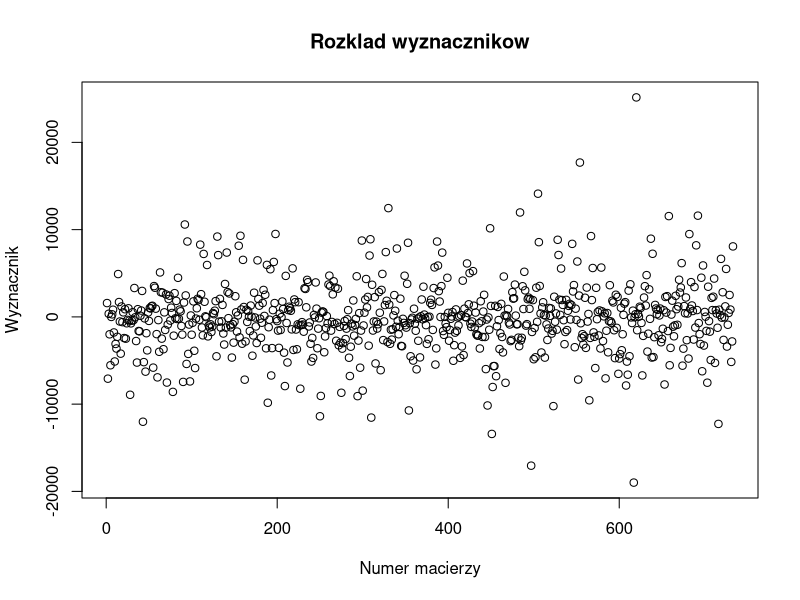
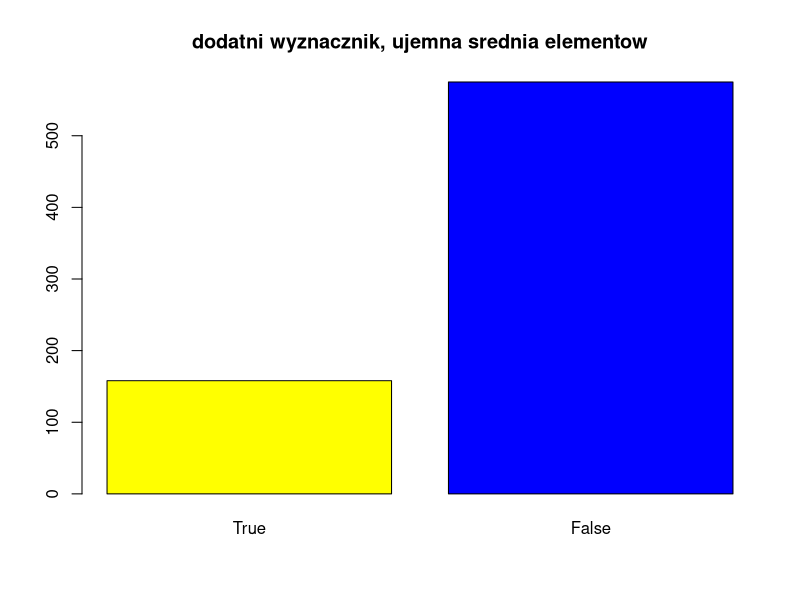
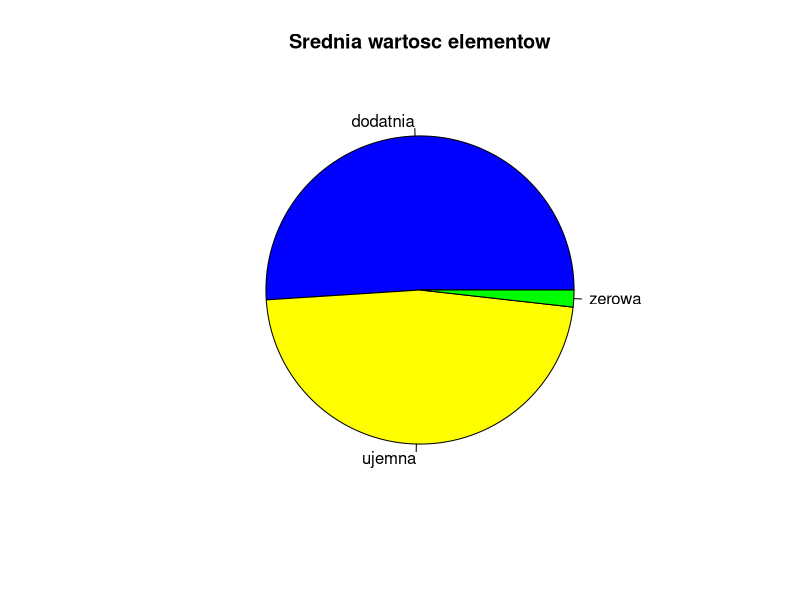
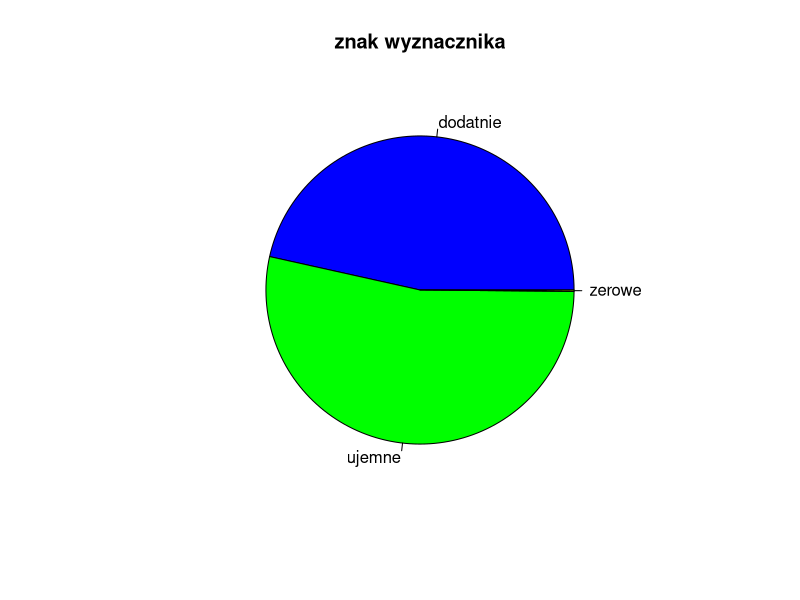
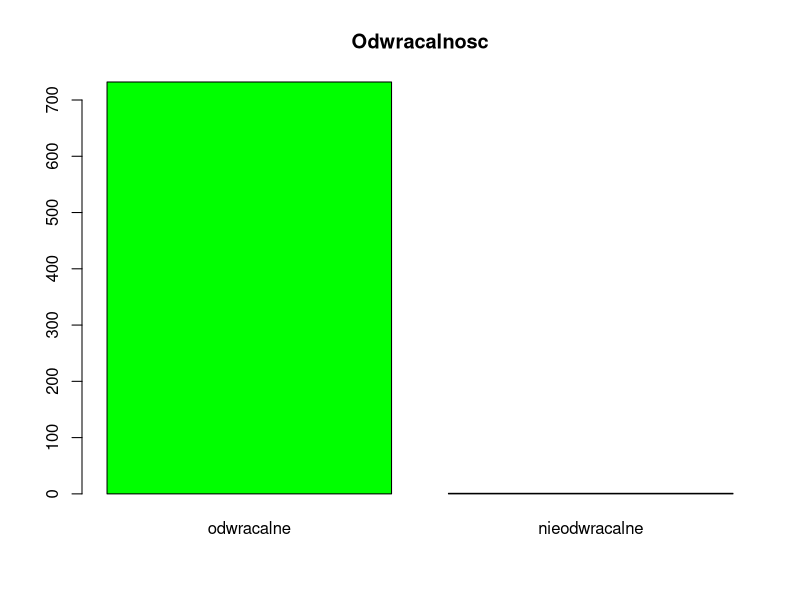
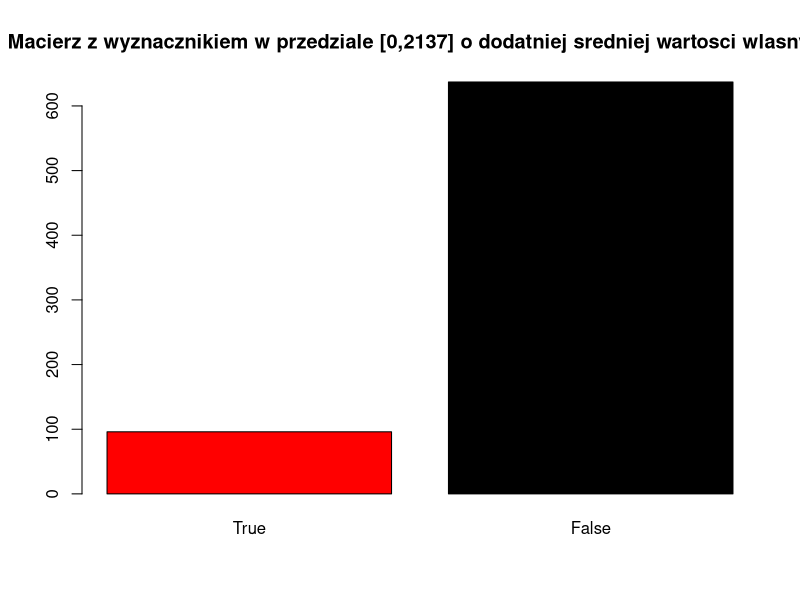
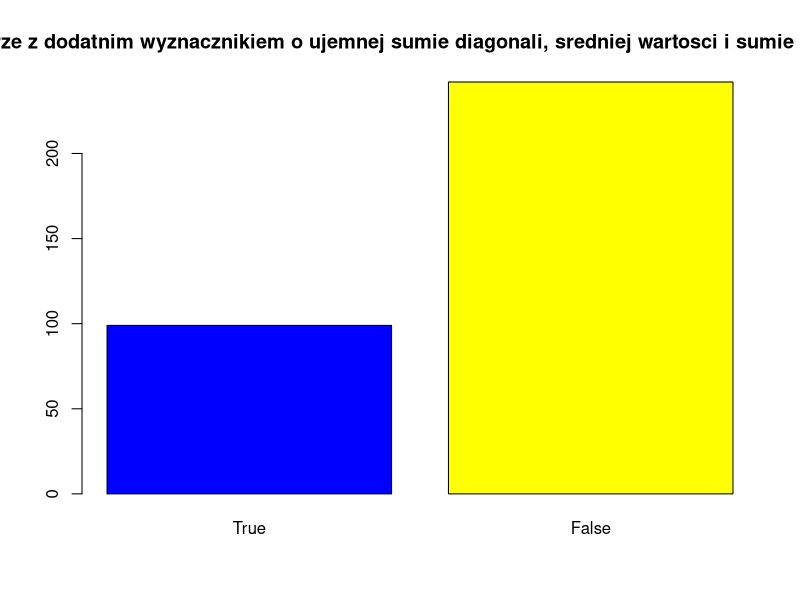

These figures' R source, in order:
macierze = read.table("macierze1.csv", header = TRUE, sep=";")

wektor = split(macierze, macierze$Numer.macierzy)

macierz = function(x){
  wk1 = wektor[x]
  wk1 = unlist(wk1)
  wk1 = wk1[2:17]
  wk1 = data.frame(wk1)
  wk1 = wk1[,1]
  matrix(wk1[1:16],4,4, byrow = TRUE)
}

liczba_wierszy <- (macierze[,1])

array_to_LaTeX <- function(arr){
  rows <- apply(arr, MARGIN=1, paste, collapse = " & ")
  matrix_string <- paste(rows, collapse = " \\\\ ")
  return(paste("$\\begin{bmatrix}", matrix_string, "\\end{bmatrix}$"))
}


###wyznaczniki

wyznacznik = function(x){
  det(macierz(x))
}

###odwracalność
odwracalnosc = function(x){
  if (round(det(macierz(x)) == 0)) {
    paste('Nie')
  }
  else paste('Tak')
}


###macierze odwrotne
macierze_odwrotne = function(x){
  if (round(det(macierz(x)) == 0 )) {
    paste('Brak macierzy odwrotnej')
  }
  else round(solve(macierz(x)), digits = 3)
}

###wektory wlasne

wektory_wlasne = function(x){
  Re(round(eigen(macierz(x))$vectors, digits = 3))
}

###wartosci wlasne

wartosci_wlasne = function(x){
  matrix(Re(round(eigen(macierz(x))$values, digits = 3)), 4,1)
}

suma_diagonali = function(x){
  sum(diag(macierz(x)))
}

srednia_wartosc = function(x){
  mean(macierz(x))
}

elementy_zerowe = function(x){
  sum(colSums(macierz(x) == 0))
}


file.copy("Podstawowa preambuła.tex","tworzyk_projekt.tex", overwrite = TRUE)
p = "tworzyk_projekt.tex"


write("\\title{Raport macierze}\\author{Tworzyk Damian} ", p, append = TRUE)
write("\\begin{document} ", p, append = TRUE)
write("\\maketitle  \\tableofcontents \\newpage", p, append = TRUE)
write("\\begin{center}\\vspace*{5pt}
\\begingroup \\section{Wprowadzenie}
Ponizszy raport zawiera wybrane wlasciwosci zestawu 733 macierzy, dla przejrzystosci zostal podzielony na trzy rozdzialy. Pierwszy z nich zawiera informacje na temat wyznacznikow, odwracalnosci i macierzy odwrotnych, w kolejnym znajduja sie wektory wlasne, wartosci wlasne oraz wybrane wlasciwosci elementow macierzy, w trzecim graficzna reprezentacja wybranych wlasciwosci. 
\\end{center}\\endgroup\\vspace*{5pt}
\\newpage", p, append = TRUE)
write("\\vspace*{\\fill}\\begingroup\\section{Rozdzial 1, Macierze odwrotne, wyznaczniki, odwracalnosc}\\endgroup
      \\vspace*{\\fill}\\newpage", p, append = TRUE)



for (n in 1:733) {
  if (n%%10 == 1 ) {
    write("\\bgroup \\def\\arraystretch{1.2} \\vspace{0.2in} \\begin{tabular}{c c c c c}", p, append=TRUE)   
    write("LP & Macierz & Macierz odwrotna & Wyznacznik & Odwracalnosc\\\\", p, append = TRUE)
  }
  write(liczba_wierszy[n], p, append = TRUE)
  write('&', p, append = TRUE)
  write(array_to_LaTeX(macierz(n)), p, append = TRUE)
  write('&', p, append = TRUE)
  if (class(macierze_odwrotne(n))[1] == "matrix") {
  write(array_to_LaTeX(macierze_odwrotne(n)), p, append = TRUE)
  }
  else{write("Brak", p, append = TRUE)}
  write('&', p, append = TRUE)
  write(wyznacznik(n), p, append = TRUE)
  write('&', p, append = TRUE)
  write(odwracalnosc(n), p, append = TRUE)
  write('\\\\', p, append = TRUE)  
  if (n%%10 == 0) {
    write("\\end{tabular} \\egroup \\newpage", p, append=TRUE)
  }
}
write("\\end{tabular} \\egroup", p, append=TRUE)



write("\\vspace*{\\fill}\\begingroup\\section{Rozdzial 2, wektory wlasne, wartosci wlasne, srednia elementow macierzy ,suma elementow na diagonali, ilosc elementow zerowych}\\endgroup
      \\vspace*{\\fill}\\newpage", p, append = TRUE)

for (n in 1:733) {
  if (n%%10 == 1 ) {
    write("\\bgroup \\def\\arraystretch{1.2} \\vspace{0.2in} \\begin{tabular}{c c c c c c}", p, append=TRUE)   
    write("LP &Wektory wlasne & wartosci wlasne & Srednia el & suma diagonali & ilosc. el 0\\\\", p, append = TRUE)
  }
  write(liczba_wierszy[n], p, append = TRUE)
  write('&', p, append = TRUE)
  write(array_to_LaTeX(wektory_wlasne(n)), p, append = TRUE)
  write('&', p, append = TRUE)
  write(array_to_LaTeX(wartosci_wlasne(n)), p, append = TRUE)
  write('&', p, append = TRUE)
  write(srednia_wartosc(n), p, append = TRUE)
  write('&', p, append = TRUE)
  write(suma_diagonali(n), p, append = TRUE)
  write('&', p, append = TRUE)
  write(elementy_zerowe(n), p, append = TRUE)
  write('\\\\', p, append = TRUE)  
  if (n%%10 == 0) {
    write("\\end{tabular} \\egroup \\newpage", p, append=TRUE)
  }
}
write("\\end{tabular} \\ \\newpage", p, append=TRUE)






wartosci_wlasne(1)

lista_wyznacznikow = c()

for (n in 1:733) {
  lista_wyznacznikow = append(lista_wyznacznikow, det(macierz(n)))  
}


jpeg("wyznaczniki.jpg")
plot(lista_wyznacznikow, main = "Rozklad wyznacznikow", xlab = "Numer macierzy", ylab = "Wyznacznik")
dev.off()


warunek1 = c()
for (n in 1:733) {
  if (wyznacznik(n) > 0 & srednia_wartosc(n) < 0) {
    warunek1 = append(warunek1, n)
  }
}

warunek1 = c("True" = length(warunek1), "False" = length(liczba_wierszy) - length(warunek1))
jpeg('warunek1.jpg', height = 540, width = 700)
barplot(warunek1,col=c("yellow","blue"), main = "dodatni wyznacznik, ujemna srednia elementow")
dev.off()



srednia_wartosc_ujemna = c()
srednia_wartosc_dodatnia = c()
srednia_wartosc_zerowa = c()
for (n in 1:733) {
  if (srednia_wartosc(n)>0) {
    srednia_wartosc_dodatnia = append(srednia_wartosc_dodatnia, srednia_wartosc(n))
  }
  if (srednia_wartosc(n)<0) {
    srednia_wartosc_ujemna = append(srednia_wartosc_ujemna, srednia_wartosc(n))
  }
  if(srednia_wartosc(n) == 0){
    srednia_wartosc_zerowa = append(srednia_wartosc_zerowa, srednia_wartosc(n))
  }
}
srednia_wartosc_elementow = c('dodatnia'=length(srednia_wartosc_dodatnia), 'ujemna'= length(srednia_wartosc_ujemna), 'zerowa' = length(srednia_wartosc_zerowa))

jpeg('srednia_wartosc_elementow.jpg')
pie(srednia_wartosc_elementow, col=c("blue","yellow","green"), main = "Srednia wartosc elementow")
dev.off()


dodatnie = c()
ujemne = c()
zerowe = c()
for (n in 1:733) {
  if (lista_wyznacznikow[n]>0) {
    dodatnie = append(dodatnie, lista_wyznacznikow[n])
  }
  if (lista_wyznacznikow[n]<0) {
    ujemne = append(ujemne, lista_wyznacznikow[n])
  }
  if (lista_wyznacznikow[n] == 0 ) {
    zerowe = append(zerowe, lista_wyznacznikow[n])
  }
}

znaki_wyznacznikow = c("dodatnie" = length(dodatnie), "ujemne" = length(ujemne), "zerowe" = length(zerowe))

jpeg("znaki_wyznacznika.jpg")
pie(znaki_wyznacznikow,main="znak wyznacznika",col=c("blue","green","yellow"))
dev.off()


odwracalnosc = c('odwracalne' = length(dodatnie) + length(ujemne), 'nieodwracalne'= length(zerowe))

jpeg("odwracalnosc.jpg")
barplot(odwracalnosc, col=c("green","blue"), main = "Odwracalnosc")
dev.off()


srednia_wartosci_wlasnych = function(x){
  mean(wartosci_wlasne(x))
}

warunek2 = c()
for (n in 1:length(lista_wyznacznikow)) {
  if (lista_wyznacznikow[n] > 0 & lista_wyznacznikow[n] < 2137 & srednia_wartosci_wlasnych(n)>0) {
    warunek2 = append(warunek2, liczba_wierszy[n])
  }
}

warunek2
wartosci_wlasne(1)>0

warunek2 = c('True' = length(warunek2), 'False' = length(lista_wyznacznikow) - length(warunek2) )

jpeg("warunek2.jpg",height = 540, width = 700)
barplot(warunek2, col=c("red","black"), main = "Macierz z wyznacznikiem w przedziale [0,2137] o dodatniej sredniej wartosci wlasnych")
dev.off()


suma_macierzy = function(x){
  sum(macierz(x))
}


warunek3 = c()
for (n in 1:length(liczba_wierszy)) {
  if (lista_wyznacznikow[n] > 0 & suma_diagonali(n) < 0 & srednia_wartosc(n) < 0 & suma_macierzy(n) < 0 ) {
    warunek3 = append(warunek3, liczba_wierszy[n])
  }  
}

warunek3 = c('True'= length(warunek3), 'False' = length(dodatnie) - length(warunek3))

jpeg("warunek3.jpg",height = 540, width = 800)
barplot(warunek3, col=c("blue","yellow"), main = "Macierze z dodatnim wyznacznikiem o ujemnej sumie diagonali, sredniej wartosci i sumie elementow", )
dev.off()


write("\\vspace*{\\fill}\\begingroup\\section{Rozdzial 3, Graficzna reprezentacja wybranych wlasciwosci}\\endgroup
\\vspace*{\\fill}\\newpage", p, append = TRUE)


write("\\includegraphics[scale=0.5]{odwracalnosc.jpg}", p,append=TRUE)
write("\\includegraphics[scale=0.5]{srednia_wartosc_elementow.jpg}\\\\", p,append=TRUE)
write("\\includegraphics[scale=0.5]{wyznaczniki.jpg}", p,append=TRUE)
write("\\includegraphics[scale=0.5]{znaki_wyznacznika.jpg}\\\\", p,append=TRUE)
write("\\includegraphics[scale=0.5]{warunek1.jpg}\\\\", p,append=TRUE)
write("\\includegraphics[scale=0.5]{warunek2.jpg}\\\\", p,append=TRUE)
write("\\includegraphics[scale=0.5]{warunek3.jpg}", p,append=TRUE)


write("\\end{document} ", p, append = TRUE)




